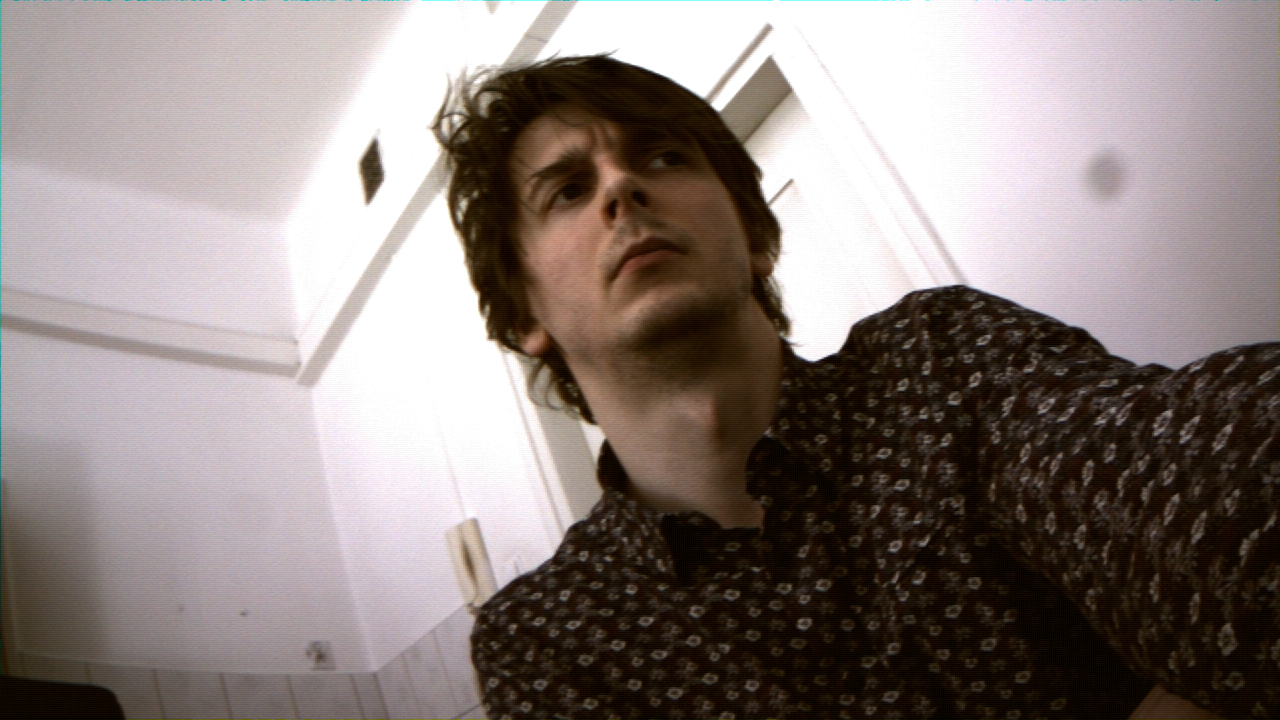
#> input picture deployments/dma_only/testimg.png, 1280 x 720 px, found by its file name
$ python sobel_filter_model.py
#> lines starting #> are read from the running program, lines starting #| are printed output that depends on the picture
import cv2
import numpy as np

img = cv2.imread("testimg.png")
#> img is the input picture: shape (720, 1280, 3); mean B, G, R 125.9, 129.1, 140.3
img = img[:, :, [2, 1, 0]]
img = img[:, :, 0]
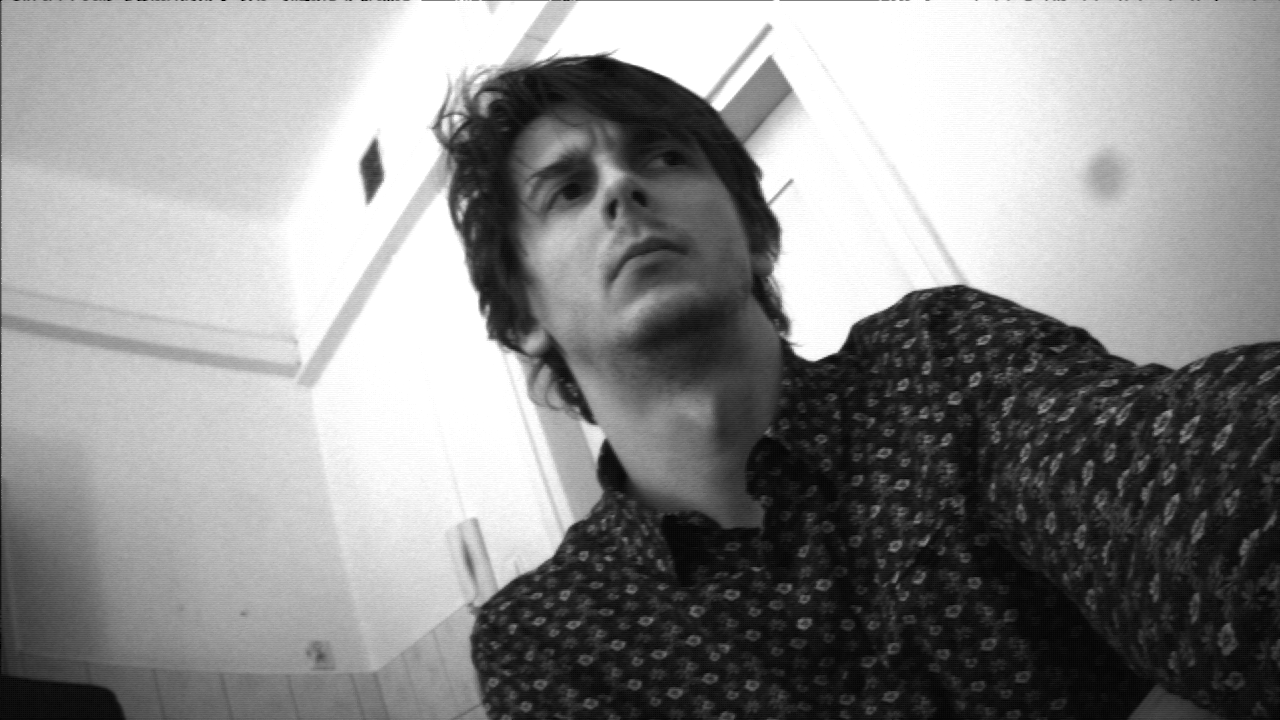
#> img: shape (720, 1280); min 0, max 255, mean 140.3

#> (the run stopped early here; a loop or call above may not have finished)
